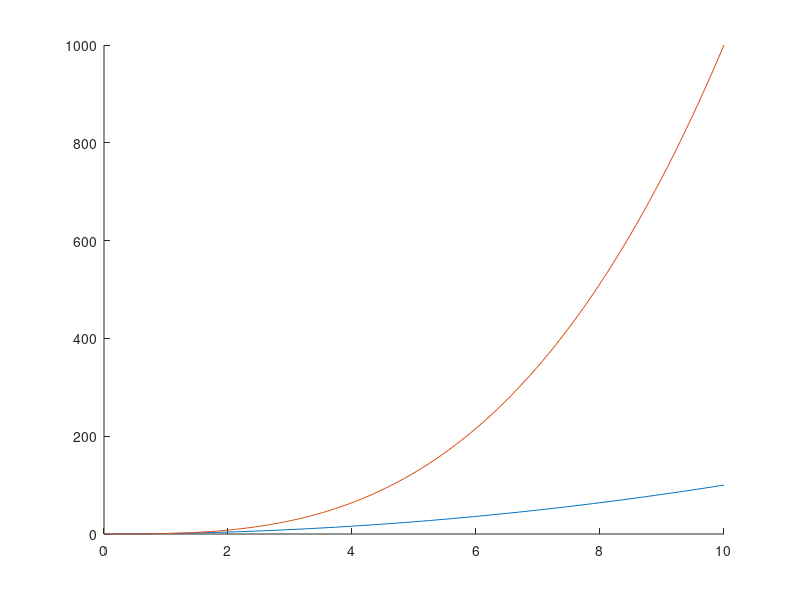
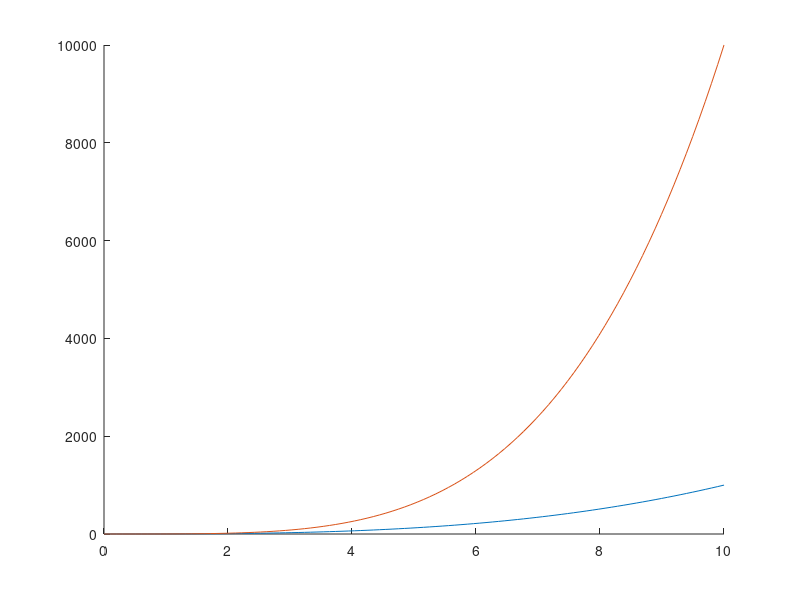

Here is the MATLAB script that generated these plots, in order:
f = @(x) x.^2;
g = @(x) x.^3;
h = @(x) x.^4;

x = linspace(0,10,100);

figure(1);
hold on
plot(x,f(x))
plot(x,g(x))
hold off

figure(2);
hold on
plot(x,g(x))
plot(x,h(x))
hold off
